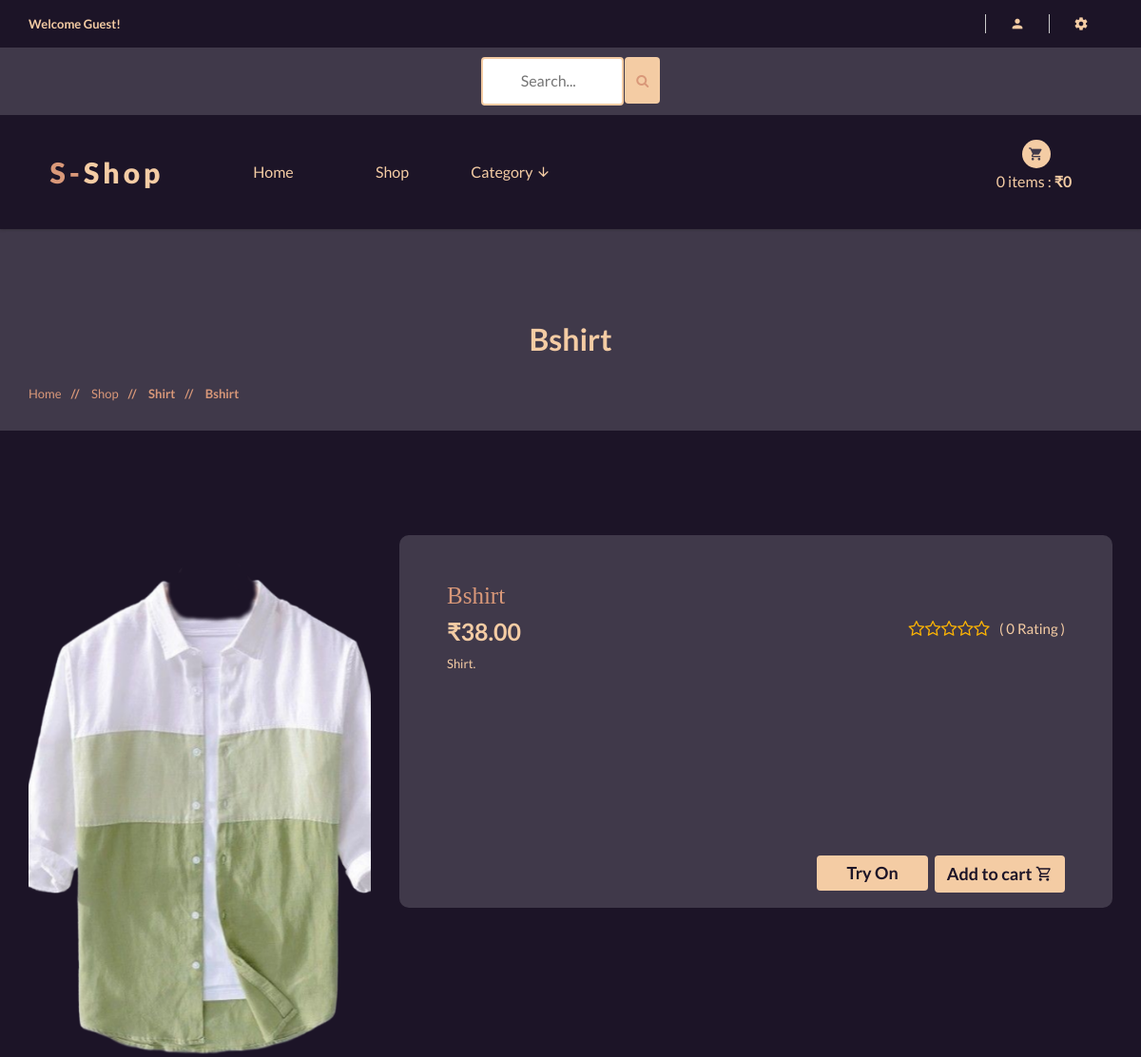
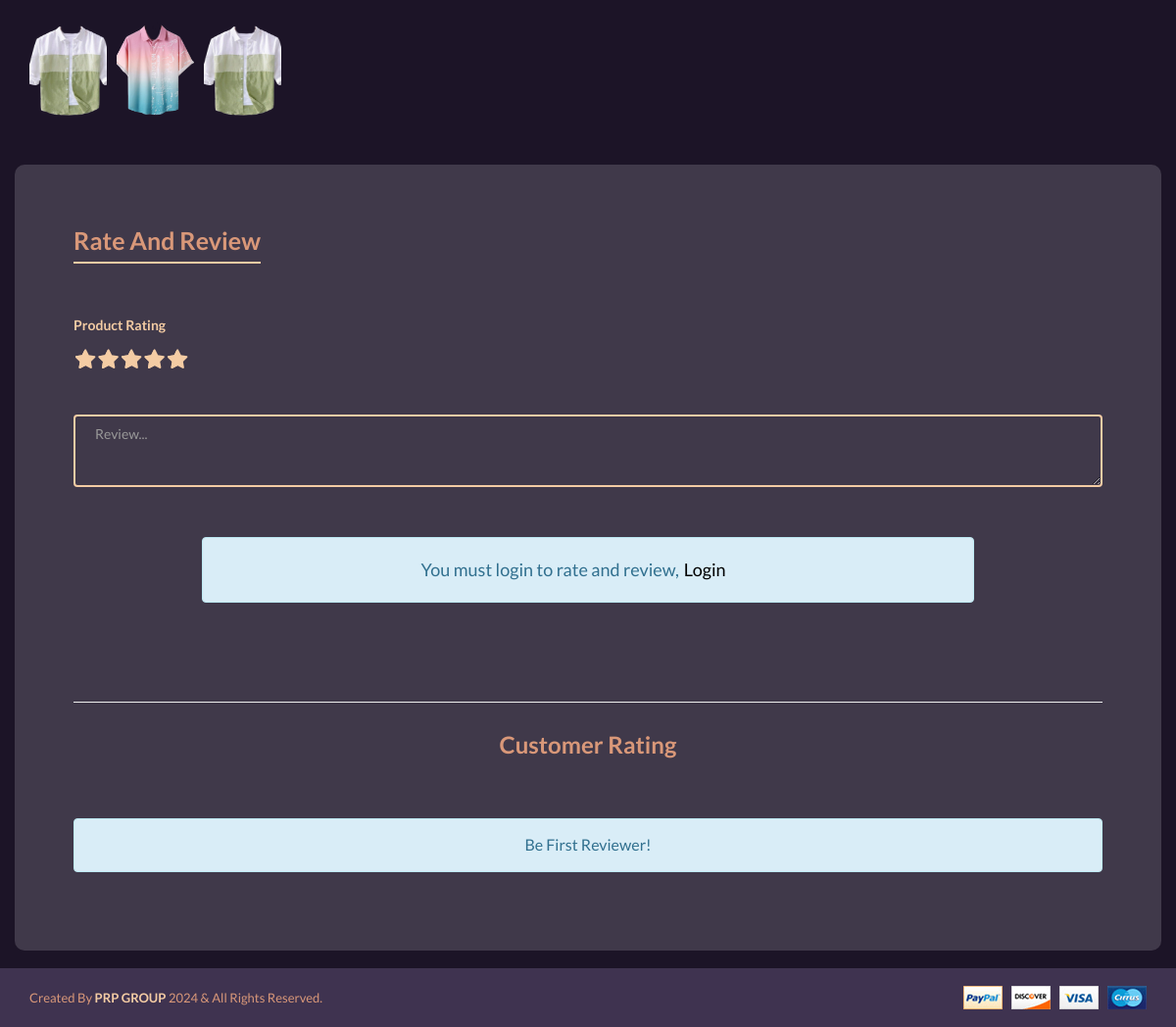
The page /shop/shirt/bshirt/ on the database its author committed (2 pictures, top to bottom).
### shop/models.py (models this page shows, shortened)
class Product(models.Model):
    category = models.ForeignKey(Category, on_delete=models.CASCADE)
    name = models.CharField(max_length=100, unique=True)
    slug = models.SlugField(max_length=100, unique=True)
    description = models.TextField(max_length=300, blank=True)
    price = models.DecimalField(max_digits=6, decimal_places=2)
    discount = models.DecimalField(max_digits=6, decimal_places=2, default=0.00)
    image = models.ImageField(upload_to='photos/products')
    stock = models.IntegerField()
    new = models.BooleanField(default=False)
    is_available = models.BooleanField(default=True)
    date_joined_for_format = models.DateTimeField(auto_now_add=True)
    last_login_for_format = models.DateTimeField(auto_now=True)
    def averageRating(self):
        reviews = ReviewRating.objects.filter(product=self, status=True).aggregate(average=Avg('rating'))
        avg = 0
        if reviews['average'] is not None:
            avg = float(reviews['average'])
        return avg
    def countReview(self):
        reviews = ReviewRating.objects.filter(product=self, status=True).aggregate(count=Count('id'))
        count = 0
        if reviews['count'] is not None:
            count = int(reviews['count'])
        return count
    class Meta:
        verbose_name_plural = 'Products'
        ordering = ('-date_joined_for_format',)

class Category(models.Model):
    name = models.CharField(max_length=100, unique=True)
    slug = models.SlugField(max_length=100, unique=True)
    description = models.TextField(max_length=250, blank=True)
    image = models.ImageField(upload_to='categories', blank=True)
    class Meta:
        verbose_name = 'Category'
        verbose_name_plural = 'categories'
    def get_category_slug_url(self):
        return reverse('shop:categries', args=[self.slug])
    def __str__(self):
        return self.name

class ProductGallery(models.Model):
    product = models.ForeignKey(Product, default=None ,on_delete=models.CASCADE)
    image = models.ImageField(upload_to='product_gallery')
    class Meta:
        verbose_name = 'productgallery'
        verbose_name_plural = 'product gallery'

### shop/views.py (the view)
# urls.py: path('shop/<slug:category_slug>/<slug:product_details_slug>/', views.product_details, name='product_details'),
def product_details(request, category_slug, product_details_slug):
    try:
        single_product = Product.objects.get(category__slug=category_slug, slug=product_details_slug)
        in_cart = CartItem.objects.filter(cart__cart_id=_cart_id(request), product=single_product).exists()
    except Exception as e:
        return e
    if request.user.is_authenticated:
        try:
            orderproduct = OrderProduct.objects.filter(user=request.user, product_id=single_product.id).exists()
        except OrderProduct.DoesNotExist:
            orderproduct = None
    else:
        orderproduct = None
    reviews = ReviewRating.objects.order_by('-updated_at').filter(product_id=single_product.id, status=True)
    product_gallery = ProductGallery.objects.filter(product_id=single_product.id)
    context = {
        'single_product': single_product,
        'in_cart': in_cart,
        'orderproduct':orderproduct,
        'reviews': reviews,
        'product_gallery':product_gallery,
    }
    return render(request, 'shop/shop/product_details.html', context)

### cart/views.py (called while the page is built)
def _cart_id(request):
    cart = request.session.session_key
    if not cart :
        cart = request.session.create()
    return cart

### shop/context_processors.py (called while the page is built)
def category_list(request):
    return {
        'categories' : Category.objects.all(),
    }

### shop/models.py (called while the page is built)
    def colors(self):
        return super(VariationManager, self).filter(variation_category='color', is_active=True)

    def sizes(self):
        return super(VariationManager, self).filter(variation_category='size', is_active=True)

### templates/shop/shop/product_details.html (shortened to what this page needs)
{% extends '../../base.html' %}
{% load static %}
{% block content %}
<div style="background:#40394a" class="pages-title section-padding">
	<div class="container">
		<div class="row">
			<div class="col-xs-12">
				<div class="pages-title-text text-center">
					<h2 style="color:#f4cca4">{{single_product.name}}</h2>
					<ul class="text-left">
						<li><a style="color:#d99879" href="\">Home </a></li>
						<li style="color:#d99879"><span> // </span><a style="color:#d99879"
								href="{% url 'shop:shop' %}">shop </a></li>
						<li style="color:#d99879"><span> // </span>{{single_product.category}}</li>
						<li style="color:#d99879"><span> // </span>{{single_product.name}}</li>
					</ul>
				</div>
			</div>
		</div>
	</div>
</div>
<div style="background:#1c1427" class="product-details pages section-padding-top">
	<div class="container">
		<div class="row">
			<div style="font-size:18px;">
				<div>
					<div class="single-list-view">
						<div class="col-xs-12 col-sm-5 col-md-4">
							<div class="quick-image">
								<div class="single-quick-image text-center">
									<div class="list-img">
										<div class="product-img tab-content">
											<div class="simpleLens-container tab-pane active fade in mainImage">
												<a class="simpleLens-image"
													data-lens-image="{{single_product.image.url}}" href="#"><img
														style="border-radius:10px;" src="{{single_product.image.url}}"
														alt="" class="simpleLens-big-image"></a>
											</div>
										</div>
									</div>
								</div>
								<div class="quick-thumb">
									<ul class="product-slider thumb">
										<li><a href="{{ single_product.image.url }}" data-lens-image="{{single_product.image.url}}" target="mainImage"><img style="width:85px; height:100px; border-radius:10px" src="{{single_product.image.url}}" alt="quick view" /></a></li>
										{% for i in product_gallery %}
										<li><a href="{{i.image.url}}" data-lens-image="{{i.image.url}}" target="mainImage"><img  style="width:85px; height:100px; border-radius:10px" src="{{i.image.url}}" alt="quick view" /></a></li>
										{% endfor %}
									</ul>
								</div>
							</div>
						</div>
						<div class="col-xs-12 col-sm-7 col-md-8">
							<div class="quick-right">
								<div style="border-radius:10px;" class="list-text">
									<h3 style="color:#d99879">{{single_product.name}}</h3>
                  <h5>{% if single_product.discount != 0.00 %}<del>₹{{single_product.discount}}</del>{% endif %}
									<div class="ratting floatright">
										<p style="font-size:1.5rem">( {{single_product.countReview}} Rating )</p>
										<div style="float:right; font-size:1.5rem" class="rating-star">
                      <span>
                        <i class="fa fa-star{% if single_product.averageRating < 0.5 %}-o{% elif single_product.averageRating >= 0.5 and single_product.averageRating < 1 %}-half-o {% endif %}" aria-hidden="true"></i>
                        <i class="fa fa-star{% if single_product.averageRating < 1.5 %}-o{% elif single_product.averageRating >= 1.5 and single_product.averageRating < 2 %}-half-o {% endif %}" aria-hidden="true"></i>
                        <i class="fa fa-star{% if single_product.averageRating < 2.5 %}-o{% elif single_product.averageRating >= 2.5 and single_product.averageRating < 3 %}-half-o {% endif %}" aria-hidden="true"></i>
                        <i class="fa fa-star{% if single_product.averageRating < 3.5 %}-o{% elif single_product.averageRating >= 3.5 and single_product.averageRating < 4 %}-half-o {% endif %}" aria-hidden="true"></i>
                        <i class="fa fa-star{% if single_product.averageRating < 4.5 %}-o{% elif single_product.averageRating >= 4.5 and single_product.averageRating < 5 %}-half-o {% endif %}" aria-hidden="true"></i>
                      </span>
                    </div>
									</div>
                  ₹{{single_product.price}}</h5>
									<p>{{single_product.description}}.</p>
									<form action="{% url 'cart:add_cart' single_product.id %}" method="POST">
										<div class="all-choose">
											<br><br>
											<br>
											<br>
											<div class="s-shoose">
												<br>
												{% if single_product.stock <= 0 %}
												<div style="font-size:18px" class="alert alert-info text-center"
													role="alert">
													<b>This Product Not In Stock Now, Try Later</b>
												</div>
												{% else %}
												<div class="list-btn floatright">
													<button type="submit" class="btn "
														style="background:#f4cca4;color:#1c1427; font-size:18px"><b>Add
															to cart <i class="mdi mdi-cart-outline"></i></b></button>
												</div>
			<div class="list-btn floatright">
    <a href="#" onclick="runPythonCode()" class="btn " style="background:#f4cca4;color:#1c1427; font-size:18px">Try on</a>
</div>
												{% endif %}
												<br>
											</div>
										</div>
									</form>
								</div>
							</div>
						</div>
					</div>
				</div>
				<div class="row">
					<div class="col-xs-12">
						<div style="border-radius:10px;" class="reviews padding60 margin-top">
							<ul class="reviews-tab clearfix">
								<li class="active"><a style="font-size:25px;color:#d99879" data-toggle="tab"
										href="#reviews">Rate and review</a></li>
							</ul>
							<div class="tab-content">
								<div class="info-reviews review-text tab-pane fade in active" id="reviews">
									<div>
										<form action="{% url 'shop:review' single_product.id %}" method="POST">
											<div class="your-rating log-title">
												<h5>Product rating</h5>
												<div class="rate">
														required /><label for="rating10" title="5"></label>
														required /><label for="rating8" title="4"></label>
														required /><label for="rating6" title="3"></label>
														required /><label for="rating4" title="2"></label>
														required /><label for="rating2" title="1"></label>
												</div>
											</div>
											<br>
											<div class="custom-input">
												<div class="row">
													<div class="col-xs-12">
														<div class="custom-mess">
															<textarea style="border:2px solid #F4CCA4"
																class="form-control" name="review"
																placeholder="Review..." rows="2"></textarea>
														</div>
													</div>
													<div class="col-xs-12"><br>
														<div class="submit-text">
															{% if user.is_authenticated %}
															{% if orderproduct %}
															<button type="submit" class="btn btn-warning"
																style="background:#f4cca4;color:#1c1427; font-size:18px;float: right;"><b>submit
																	review </b></button>
															{% else %}
															<div style="font-size:18px;margin-top:10px;width: 75%;"
																class="container alert alert-info text-center"
																role="alert">
																You must buy this product to review on it!
															</div>
															{% endif %}
															{% else %}
															<div style="font-size:18px;margin-top:10px;width: 75%;"
																class="container alert alert-info text-center"
																role="alert">
																You must login to rate and review,<a
																	style="background:none; color:#000; margin-left: -25px;"
																	href="{% url 'accounts:login' %}">Login</a>
															</div>
															{% endif %}
														</div>
													</div>
												</div>
											</div>
										</form>
									</div>
									<br>
									<br>
									<hr>
									<div class="about-author">
										<h3 class="text-center" style="color:#D99879">Customer rating</h3><br>
										{% if reviews %}
										{% for review in reviews %}
										<div style="background:#1C1427; padding:20px; border-radius:15px" class="autohr-text ">
											<img style="width:50px; height:50px; border-radius:50%" src="{{review.user.userprofile.profile_picture.url}}" class="img-xs icon rounded-circle">
											<div class="author-des">
												<span
													style="color:#F4CCA4; float:right; font-size:14px">{{review.update_at}}</span>
												<h4 style="color:#d99879">{{review.user.full_name}}</h4>
												<div class="rating-star">
													<span>
														<i class="fa fa-star{% if review.rating == 0.5 %}-half-o{% elif review.rating < 1 %}-o {% endif %}"
															aria-hidden="true"></i>
														<i class="fa fa-star{% if review.rating == 1.5 %}-half-o{% elif review.rating < 2 %}-o {% endif %}"
															aria-hidden="true"></i>
														<i class="fa fa-star{% if review.rating == 2.5 %}-half-o{% elif review.rating < 3 %}-o {% endif %}"
															aria-hidden="true"></i>
														<i class="fa fa-star{% if review.rating == 3.5 %}-half-o{% elif review.rating < 4 %}-o {% endif %}"
															aria-hidden="true"></i>
														<i class="fa fa-star{% if review.rating == 4.5 %}-half-o{% elif review.rating < 5 %}-o {% endif %}"
															aria-hidden="true"></i>
													</span>
												</div><br>
												<p style="font-size:18px;margin-top:15px">{{review.review}}</p>
											</div>
										</div>
										<hr />
										{% endfor %}
										{% else %}
										<br>
										<div style="font-size:16px" class="alert alert-info text-center" role="alert">
											Be First Reviewer!
										</div>
										{% endif %}
									</div>
								</div>
							</div>
						</div>
					</div>
				</div>
			</div>
		</div>
		<br>
  </div>
</div>
{% endblock %}

### core/static/css/responsive.css (style rules this page uses)
@media (min-width: 1170px) and (max-width: 1200px) { .list-text > h5 { margin: 10px 0; } }
@media (min-width: 1170px) and (max-width: 1200px) { .list-text > p { margin-bottom: 20px; } }
@media (min-width: 1170px) and (max-width: 1200px) { .list-text { padding: 20px; } }
@media (min-width: 1170px) and (max-width: 1200px) { .quick-thumb li { margin-bottom: 20px; width: 21.92%; } }

### rows shown on the page
Product: name "Bshirt", category "Shirt", image (picture), countReview "0", price "38.00", description "Shirt"
ProductGallery: image (picture)
ProductGallery: image (picture)

### other values the page prints
{{ quantityyy }} "0"
{{ totalll }} "0"
